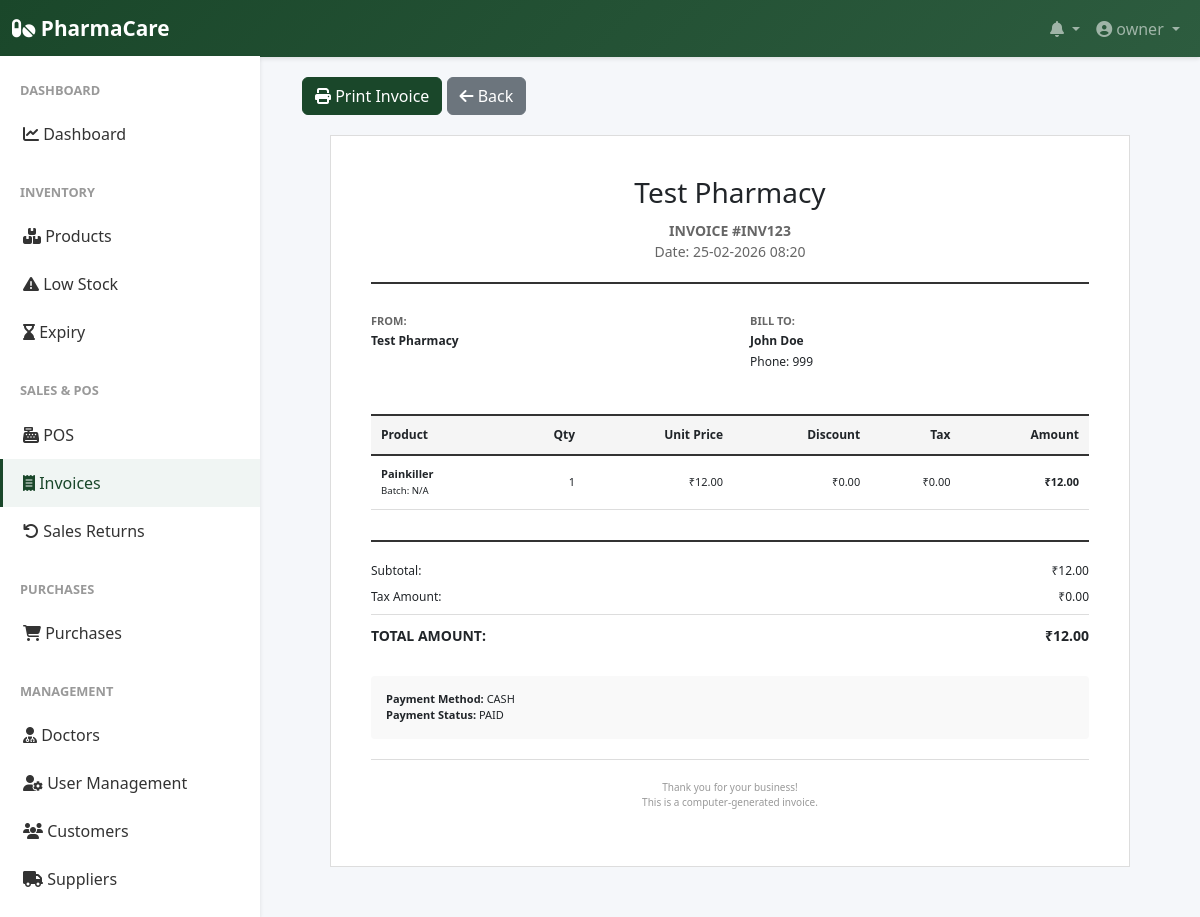
The page /sales/invoices/1/print (signed in) on the database its author committed.
### app/models.py (models this page shows, shortened)
class User(UserMixin, db.Model):
    __tablename__ = 'user'
    id = db.Column(db.Integer, primary_key=True)
    company_id = db.Column(db.Integer, db.ForeignKey('company.id'), nullable=False)
    role = db.Column(db.String(20), default='manager')
    username = db.Column(db.String(255), unique=True, nullable=False)
    password_hash = db.Column(db.String(255), nullable=False)
    is_active = db.Column(db.Boolean, default=True)
    last_login = db.Column(db.DateTime)
    created_date = db.Column(db.DateTime, default=datetime.utcnow)
    updated_date = db.Column(db.DateTime, default=datetime.utcnow, onupdate=datetime.utcnow)
    company = db.relationship('Company', back_populates='user')

class Company(db.Model):
    __tablename__ = 'company'
    id = db.Column(db.Integer, primary_key=True)
    company_id = db.Column(db.String(36), unique=True, default=lambda: str(uuid.uuid4()))
    company_name = db.Column(db.String(255), nullable=False)
    owner_name = db.Column(db.String(255), nullable=False)
    email = db.Column(db.String(255), unique=True, nullable=False)
    phone = db.Column(db.String(20), nullable=False)
    address = db.Column(db.String(500), nullable=False)
    city = db.Column(db.String(100), nullable=False)
    state = db.Column(db.String(100), nullable=False)
    country = db.Column(db.String(100), nullable=False)
    postal_code = db.Column(db.String(20), nullable=False)
    gst_number = db.Column(db.String(50), unique=True)
    drug_license_number = db.Column(db.String(100), unique=True)
    logo_path = db.Column(db.String(500))
    is_active = db.Column(db.Boolean, default=True)
    created_date = db.Column(db.DateTime, default=datetime.utcnow)
    updated_date = db.Column(db.DateTime, default=datetime.utcnow, onupdate=datetime.utcnow)
    user = db.relationship('User', back_populates='company', uselist=False, cascade='all, delete-orphan')
    products = db.relationship('Product', back_populates='company', cascade='all, delete-orphan')
    sales = db.relationship('Sale', back_populates='company', cascade='all, delete-orphan')
    purchases = db.relationship('Purchase', back_populates='company', cascade='all, delete-orphan')
    customers = db.relationship('Customer', back_populates='company', cascade='all, delete-orphan')
    suppliers = db.relationship('Supplier', back_populates='company', cascade='all, delete-orphan')
    expenses = db.relationship('Expense', back_populates='company', cascade='all, delete-orphan')
    alerts = db.relationship('Alert', back_populates='company', cascade='all, delete-orphan')

class Sale(db.Model):
    __tablename__ = 'sale'
    id = db.Column(db.Integer, primary_key=True)
    company_id = db.Column(db.Integer, db.ForeignKey('company.id'), nullable=False)
    customer_id = db.Column(db.Integer, db.ForeignKey('customer.id'))
    invoice_number = db.Column(db.String(50), unique=True, nullable=False)
    invoice_date = db.Column(db.DateTime, default=datetime.utcnow)
    customer_name = db.Column(db.String(255))
    customer_phone = db.Column(db.String(20))
    subtotal = db.Column(db.Float, nullable=False)
    tax_amount = db.Column(db.Float, default=0)
    discount_amount = db.Column(db.Float, default=0)
    total_amount = db.Column(db.Float, nullable=False)
    payment_method = db.Column(db.String(50), nullable=False)  # 'cash', 'card', 'upi', 'bank', 'credit'
    payment_status = db.Column(db.String(50), default='paid')  # 'paid', 'pending', 'partial'
    notes = db.Column(db.Text)
    is_cancelled = db.Column(db.Boolean, default=False)
    cancellation_reason = db.Column(db.String(255))
    created_date = db.Column(db.DateTime, default=datetime.utcnow)
    updated_date = db.Column(db.DateTime, default=datetime.utcnow, onupdate=datetime.utcnow)
    company = db.relationship('Company', back_populates='sales')
    customer = db.relationship('Customer', back_populates='sales')
    items = db.relationship('SaleItem', back_populates='sale', cascade='all, delete-orphan')
    returns = db.relationship('SalesReturn', back_populates='sale', cascade='all, delete-orphan')
    doctor_id = db.Column(db.Integer, db.ForeignKey('doctor.id'))
    doctor = db.relationship('Doctor', back_populates='consultations')

class SaleItem(db.Model):
    __tablename__ = 'sale_item'
    id = db.Column(db.Integer, primary_key=True)
    sale_id = db.Column(db.Integer, db.ForeignKey('sale.id'), nullable=False)
    product_id = db.Column(db.Integer, db.ForeignKey('product.id'), nullable=False)
    batch_number = db.Column(db.String(100))
    quantity = db.Column(db.Integer, nullable=False)
    unit_price = db.Column(db.Float, nullable=False)
    tax_percentage = db.Column(db.Float, default=0)
    tax_amount = db.Column(db.Float, default=0)
    discount_percentage = db.Column(db.Float, default=0)
    discount_amount = db.Column(db.Float, default=0)
    total_amount = db.Column(db.Float, nullable=False)
    sale = db.relationship('Sale', back_populates='items')
    product = db.relationship('Product', back_populates='sale_items')

class Product(db.Model):
    __tablename__ = 'product'
    id = db.Column(db.Integer, primary_key=True)
    company_id = db.Column(db.Integer, db.ForeignKey('company.id'), nullable=False)
    product_name = db.Column(db.String(255), nullable=False)
    generic_name = db.Column(db.String(255))
    brand = db.Column(db.String(255))
    category = db.Column(db.String(100), nullable=False)
    manufacturer = db.Column(db.String(255))
    batch_number = db.Column(db.String(100))
    barcode = db.Column(db.String(100), unique=True)
    sku = db.Column(db.String(100), unique=True, nullable=False)
    purchase_price = db.Column(db.Float, nullable=False)
    selling_price = db.Column(db.Float, nullable=False)
    mrp = db.Column(db.Float, nullable=False)
    tax_percentage = db.Column(db.Float, default=0)
    manufacturing_date = db.Column(db.DateTime)
    expiry_date = db.Column(db.DateTime)
    quantity = db.Column(db.Integer, default=0)
    minimum_stock_level = db.Column(db.Integer, default=10)
    reorder_level = db.Column(db.Integer, default=20)
    prescription_required = db.Column(db.Boolean, default=False)
    description = db.Column(db.Text)
    image_path = db.Column(db.String(500))
    created_date = db.Column(db.DateTime, default=datetime.utcnow)
    updated_date = db.Column(db.DateTime, default=datetime.utcnow, onupdate=datetime.utcnow)
    is_active = db.Column(db.Boolean, default=True)
    company = db.relationship('Company', back_populates='products')
    stock_movements = db.relationship('StockMovement', back_populates='product', cascade='all, delete-orphan')
    sale_items = db.relationship('SaleItem', back_populates='product', cascade='all, delete-orphan')
    purchase_items = db.relationship('PurchaseItem', back_populates='product', cascade='all, delete-orphan')
    category_id = db.Column(db.Integer, db.ForeignKey('category.id'))
    unit_id = db.Column(db.Integer, db.ForeignKey('unit.id'))
    category_rel = db.relationship('Category', back_populates='products')
    unit_rel = db.relationship('Unit', back_populates='products')

### app/routes/sales.py (the view)
@sales_bp.route('/invoices/<int:sale_id>/print')
@login_required
def print_invoice(sale_id):
    sale = Sale.query.get(sale_id)
    if not sale or sale.company_id != current_user.company_id:
        return jsonify({'success': False, 'message': 'Invoice not found'}), 404
    return render_template('sales/print_invoice.html', sale=sale)

### app/templates/sales/print_invoice.html (shortened to what this page needs)
{% extends "base.html" %}
{% block content %}
<div class="no-print print-buttons">
    <div class="container" style="margin-bottom: 20px;">
        <button onclick="printInvoice()" class="btn btn-primary">
            <i class="fas fa-print"></i> Print Invoice
        </button>
        <a href="{{ url_for('sales.invoice_detail', sale_id=sale.id) }}" class="btn btn-secondary">
            <i class="fas fa-arrow-left"></i> Back
        </a>
    </div>
</div>
<div class="invoice-container">
    <div class="invoice-header">
        <h1>{{ sale.company.company_name }}</h1>
        <div class="invoice-number">
            <strong>INVOICE #{{ sale.invoice_number }}</strong><br>
            Date: {{ sale.invoice_date.strftime('%d-%m-%Y %H:%M') if sale.invoice_date else '' }}
        </div>
    </div>
    <div class="invoice-details">
        <div class="company-info">
            <h6>From:</h6>
            <p><strong>{{ sale.company.company_name }}</strong></p>
        </div>
        <div class="customer-info">
            <h6>Bill To:</h6>
            <p><strong>{{ sale.customer_name or 'Walk-in Customer' }}</strong></p>
            {% if sale.customer_phone %}
            <p>Phone: {{ sale.customer_phone }}</p>
            {% endif %}
        </div>
    </div>
    <table class="items-table">
        <thead>
            <tr>
                <th>Product</th>
                <th class="text-right">Qty</th>
                <th class="text-right">Unit Price</th>
                <th class="text-right">Discount</th>
                <th class="text-right">Tax</th>
                <th class="text-right">Amount</th>
            </tr>
        </thead>
        <tbody>
            {% for item in sale.items %}
            <tr>
                <td>
                    <strong>{{ item.product.product_name }}</strong>
                    <br><small>Batch: {{ item.batch_number or 'N/A' }}</small>
                </td>
                <td class="text-right">{{ item.quantity }}</td>
                <td class="text-right">₹{{ "%.2f"|format(item.unit_price) }}</td>
                <td class="text-right">₹{{ "%.2f"|format(item.discount_amount) }}</td>
                <td class="text-right">₹{{ "%.2f"|format(item.tax_amount) }}</td>
                <td class="text-right"><strong>₹{{ "%.2f"|format(item.total_amount) }}</strong></td>
            </tr>
            {% endfor %}
        </tbody>
    </table>
    <div class="summary">
        <div class="summary-row">
            <span>Subtotal:</span>
            <span>₹{{ "%.2f"|format(sale.subtotal) }}</span>
        </div>
        <div class="summary-row">
            <span>Tax Amount:</span>
            <span>₹{{ "%.2f"|format(sale.tax_amount) }}</span>
        </div>
        <div class="summary-row total">
            <span>TOTAL AMOUNT:</span>
            <span>₹{{ "%.2f"|format(sale.total_amount) }}</span>
        </div>
    </div>
    <div class="payment-info">
        <strong>Payment Method:</strong> {{ sale.payment_method.upper() }}<br>
        <strong>Payment Status:</strong> {{ sale.payment_status.upper() }}<br>
    </div>
    <div class="footer">
        <p>
            Thank you for your business!<br>
            This is a computer-generated invoice.
        </p>
    </div>
</div>
{% endblock %}

### app/templates/base.html (shortened to what this page needs)
<!DOCTYPE html>
<html lang="en">
<head>
    <link href="https://cdn.jsdelivr.net/npm/bootstrap@5.3.0/dist/css/bootstrap.min.css" rel="stylesheet">
    <link rel="stylesheet" href="https://cdnjs.cloudflare.com/ajax/libs/font-awesome/6.4.0/css/all.min.css">
</head>
<body>
    <nav class="navbar navbar-expand-lg navbar-dark">
        <div class="container-fluid">
            <a class="navbar-brand" href="{{ url_for('dashboard.dashboard') }}">
                <i class="fas fa-pills"></i> PharmaCare
            </a>
            <div class="collapse navbar-collapse" id="navbarNav">
                <ul class="navbar-nav ms-auto">
                    {% if current_user.is_authenticated %}
                    <li class="nav-item dropdown">
                        <a class="nav-link dropdown-toggle" href="#" id="alertsDropdown" role="button" data-bs-toggle="dropdown">
                            <i class="fas fa-bell"></i>
                        </a>
                    </li>
                    <li class="nav-item dropdown">
                        <a class="nav-link dropdown-toggle" href="#" id="userDropdown" role="button" data-bs-toggle="dropdown">
                            <i class="fas fa-user-circle"></i> {{ current_user.username }}
                        </a>
                    </li>
                    {% endif %}
                </ul>
            </div>
        </div>
    </nav>
    {% if current_user.is_authenticated %}
    <div class="sidebar">
        <nav class="nav flex-column">
            <div class="nav-section-title">Dashboard</div>
            <a class="nav-link {% if request.endpoint == 'dashboard.dashboard' %}active{% endif %}" href="{{ url_for('dashboard.dashboard') }}">
                <i class="fas fa-chart-line"></i> Dashboard
            </a>
            <div class="nav-section-title">Inventory</div>
            <a class="nav-link {% if 'inventory' in request.path %}active{% endif %}" href="{{ url_for('inventory.products_list') }}">
                <i class="fas fa-boxes"></i> Products
            </a>
            <a class="nav-link {% if request.endpoint == 'inventory.low_stock_report' %}active{% endif %}" href="{{ url_for('inventory.low_stock_report') }}">
                <i class="fas fa-exclamation-triangle"></i> Low Stock
            </a>
            <a class="nav-link {% if request.endpoint == 'inventory.expiry_report' %}active{% endif %}" href="{{ url_for('inventory.expiry_report') }}">
                <i class="fas fa-hourglass-end"></i> Expiry
            </a>
            <div class="nav-section-title">Sales & POS</div>
            <a class="nav-link {% if request.endpoint == 'sales.pos' %}active{% endif %}" href="{{ url_for('sales.pos') }}">
                <i class="fas fa-cash-register"></i> POS
            </a>
            <a class="nav-link {% if 'invoices' in request.path %}active{% endif %}" href="{{ url_for('sales.invoices_list') }}">
                <i class="fas fa-receipt"></i> Invoices
            </a>
            <a class="nav-link {% if request.endpoint == 'sales.sales_returns_list' %}active{% endif %}" href="{{ url_for('sales.sales_returns_list') }}">
                <i class="fas fa-undo"></i> Sales Returns
            </a>
            <div class="nav-section-title">Purchases</div>
            <a class="nav-link {% if 'purchases' in request.path %}active{% endif %}" href="{{ url_for('purchases.purchases_list') }}">
                <i class="fas fa-shopping-cart"></i> Purchases
            </a>
            <div class="nav-section-title">Management</div>
            <a class="nav-link {% if 'doctors' in request.path %}active{% endif %}" href="{{ url_for('doctors.doctors_list') }}">
                <i class="fas fa-user-md"></i> Doctors
            </a>
            {% if current_user.role == 'owner' %}
            <a class="nav-link {% if 'users' in request.path %}active{% endif %}" href="{{ url_for('users.users_list') }}">
                <i class="fas fa-user-cog"></i> User Management
            </a>
            {% endif %}
            <a class="nav-link {% if 'customers' in request.path %}active{% endif %}" href="{{ url_for('customers.customers_list') }}">
                <i class="fas fa-users"></i> Customers
            </a>
            <a class="nav-link {% if 'suppliers' in request.path %}active{% endif %}" href="{{ url_for('suppliers.suppliers_list') }}">
                <i class="fas fa-truck"></i> Suppliers
            </a>
            <div class="nav-section-title">Finance</div>
        </nav>
    </div>
    {% endif %}
    <div class="{% if current_user.is_authenticated %}main-content{% else %}container mt-5{% endif %}">
        {% block content %}{% endblock %}
    </div>
</body>
</html>

### rows shown on the page
User: username "owner"
Company: company.company_name "Test Pharmacy"
Sale: invoice_number "INV123", invoice_date "25-02-2026 08:20", customer_name "John Doe", customer_phone "999", subtotal "12.00", tax_amount "0.00", total_amount "12.00", payment_method "CASH", payment_status "PAID"
SaleItem: product.product_name "Painkiller", batch_number "N/A", quantity "1", unit_price "12.00", discount_amount "0.00", tax_amount "0.00", total_amount "12.00"
